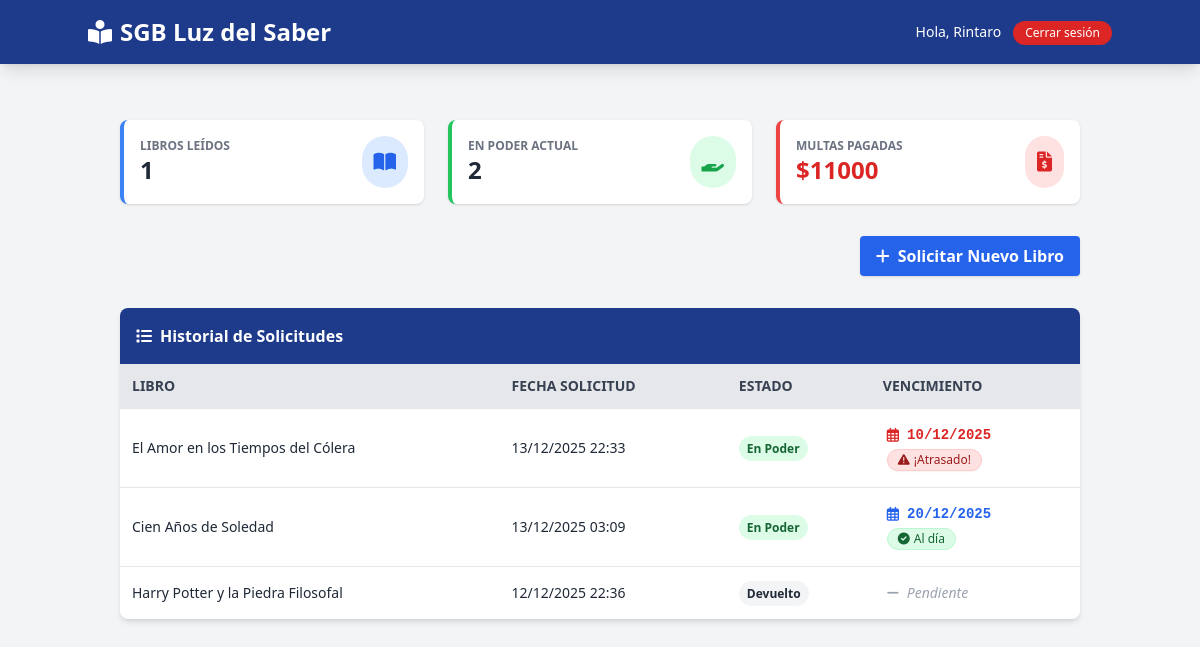
The page /usuario/ (signed in) on the database its author committed.
### prestamos/models.py (models this page shows, shortened)
class SolicitudPrestamo(models.Model):
    ESTADOS = [
        ("pendiente", "Pendiente"),
        ("aprobado", "Aprobado"),
        ("rechazado", "Rechazado"),
        ("finalizado", "Finalizado"),
    ]
    socio = models.ForeignKey(Socio, on_delete=models.CASCADE, related_name="solicitudes")
    libro = models.ForeignKey(Libro, on_delete=models.CASCADE, null=True, blank=True)
    fecha_solicitud = models.DateTimeField(auto_now_add=True)
    estado = models.CharField(max_length=20, choices=ESTADOS, default="pendiente")

class Libro(models.Model):
    titulo = models.CharField(max_length=200)
    autor = models.ForeignKey(Autor, on_delete=models.CASCADE)
    categoria = models.CharField(max_length=100)
    estado = models.CharField(max_length=20, default="disponible") # disponible, prestado

class Prestamo(models.Model):
    solicitud = models.OneToOneField(SolicitudPrestamo, on_delete=models.CASCADE)
    fecha_prestamo = models.DateTimeField(auto_now_add=True)
    fecha_devolucion_esperada = models.DateTimeField()
    fecha_devolucion_real = models.DateTimeField(null=True, blank=True)
    monto_multa = models.IntegerField(default=0)
    dias_atraso = models.IntegerField(default=0)

### prestamos/views.py (the view)
# urls.py: path('usuario/', views.panel_usuario, name='panel_usuario'),
@login_required
def panel_usuario(request):
    socio = request.user.socio
    ahora = timezone.now()
    mis_solicitudes = SolicitudPrestamo.objects.filter(socio=socio).order_by('-fecha_solicitud')
    prestamos_activos = Prestamo.objects.filter(solicitud__socio=socio, fecha_devolucion_real__isnull=True)
    libros_disponibles = Libro.objects.filter(estado='disponible')
    total_pedidos = SolicitudPrestamo.objects.filter(socio=socio, estado='finalizado').count()
    en_poder = prestamos_activos.count()
    total_multas = Prestamo.objects.filter(solicitud__socio=socio).aggregate(Sum('monto_multa'))['monto_multa__sum'] or 0
    return render(request, 'panel_usuario.html', {
        'solicitudes': mis_solicitudes,
        'prestamos': prestamos_activos,
        'libros': libros_disponibles,
        'hoy': ahora,
        'stats': {
            'total_pedidos': total_pedidos,
            'en_poder': en_poder,
            'total_multas': total_multas
        }
    })

### prestamos/templates/panel_usuario.html (shortened to what this page needs)
<!DOCTYPE html>
<html lang="es">
<head>
    <script src="https://cdn.tailwindcss.com"></script>
    <link href="https://cdnjs.cloudflare.com/ajax/libs/font-awesome/6.0.0/css/all.min.css" rel="stylesheet">
</head>
<body class="bg-gray-100 text-gray-800 min-h-screen">
    <nav class="bg-blue-900 text-white p-4 shadow-lg sticky top-0 z-50">
        <div class="container mx-auto flex justify-between items-center">
            <h1 class="text-xl md:text-2xl font-bold">
                <i class="fas fa-book-reader mr-2"></i>SGB Luz del Saber
            </h1>
            <div class="flex items-center gap-3">
                <span class="text-sm hidden sm:block">Hola, {{ user.first_name }}</span>
                <form action="{% url 'logout' %}" method="post">
                    <button type="submit" class="bg-red-600 hover:bg-red-700 text-white text-xs px-3 py-1 rounded-full transition">
                        Cerrar sesión
                    </button>
                </form>
            </div>
        </div>
    </nav>
    <div class="container mx-auto p-4 md:p-8">
        <div class="grid grid-cols-1 md:grid-cols-3 gap-6 mb-8 mt-6">
            <div class="bg-white rounded-lg shadow p-4 border-l-4 border-blue-500 flex items-center justify-between">
                <div>
                    <p class="text-gray-500 text-xs uppercase font-bold">Libros Leídos</p>
                    <p class="text-2xl font-bold text-gray-800">{{ stats.total_pedidos }}</p>
                </div>
                <div class="bg-blue-100 text-blue-600 p-3 rounded-full">
                    <i class="fas fa-book-open text-xl"></i>
                </div>
            </div>
            <div class="bg-white rounded-lg shadow p-4 border-l-4 border-green-500 flex items-center justify-between">
                <div>
                    <p class="text-gray-500 text-xs uppercase font-bold">En Poder Actual</p>
                    <p class="text-2xl font-bold text-gray-800">{{ stats.en_poder }}</p>
                </div>
                <div class="bg-green-100 text-green-600 p-3 rounded-full">
                    <i class="fas fa-hand-holding text-xl"></i>
                </div>
            </div>
            <div class="bg-white rounded-lg shadow p-4 border-l-4 border-red-500 flex items-center justify-between">
                <div>
                    <p class="text-gray-500 text-xs uppercase font-bold">Multas Pagadas</p>
                    <p class="text-2xl font-bold text-red-600">${{ stats.total_multas }}</p>
                </div>
                <div class="bg-red-100 text-red-600 p-3 rounded-full">
                    <i class="fas fa-file-invoice-dollar text-xl"></i>
                </div>
            </div>
        </div>
        <div class="mb-8 text-right">
            <a href="{% url 'crear_solicitud' %}" class="bg-blue-600 hover:bg-blue-700 text-white font-bold py-2 px-4 rounded shadow transition inline-flex items-center">
                <i class="fas fa-plus mr-2"></i> Solicitar Nuevo Libro
            </a>
        </div>
        <div class="bg-white rounded-lg shadow-md overflow-hidden">
            <div class="bg-blue-900 text-white p-4">
                <h3 class="font-bold"><i class="fas fa-list mr-2"></i>Historial de Solicitudes</h3>
            </div>
            <div class="overflow-x-auto">
                <table class="w-full text-left border-collapse">
                    <thead>
                        <tr class="bg-gray-200 text-gray-700 text-sm uppercase">
                            <th class="p-3 border-b">Libro</th>
                            <th class="p-3 border-b">Fecha Solicitud</th>
                            <th class="p-3 border-b">Estado</th>
                            <th class="p-3 border-b">Vencimiento</th>
                        </tr>
                    </thead>
                    <tbody class="text-sm">
                        {% for sol in solicitudes %}
                        <tr class="hover:bg-gray-50 border-b last:border-0">
                            <td class="p-3 font-medium">{{ sol.libro.titulo }}</td>
                            <td class="p-3">{{ sol.fecha_solicitud|date:"d/m/Y H:i" }}</td>
                            <td class="p-3">
                                {% if sol.estado == 'pendiente' %}
                                    <span class="bg-yellow-100 text-yellow-800 py-1 px-2 rounded-full text-xs font-bold">Pendiente</span>
                                {% elif sol.estado == 'aprobado' %}
                                    <span class="bg-green-100 text-green-800 py-1 px-2 rounded-full text-xs font-bold">En Poder</span>
                                {% elif sol.estado == 'rechazado' %}
                                    <span class="bg-red-100 text-red-800 py-1 px-2 rounded-full text-xs font-bold">Rechazado</span>
                                {% elif sol.estado == 'finalizado' %}
                                    <span class="bg-gray-100 text-gray-800 py-1 px-2 rounded-full text-xs font-bold">Devuelto</span>
                                {% endif %}
                            </td>
                            <td class="p-4 align-middle">
                                {% if sol.estado == 'aprobado' %}
                                    {% for prestamo in prestamos %}
                                        {% if prestamo.solicitud.id == sol.id %}
                                            <div class="flex flex-col items-start gap-1">
                                                <div class="font-mono font-bold text-sm flex items-center
                                                    {% if prestamo.fecha_devolucion_esperada < hoy %} text-red-600 {% else %} text-blue-600 {% endif %}">
                                                    <i class="far fa-calendar-alt mr-2"></i>
                                                    {{ prestamo.fecha_devolucion_esperada|date:"d/m/Y" }}
                                                </div>
                                                {% if prestamo.fecha_devolucion_esperada < hoy %}
                                                    <span class="inline-flex items-center px-2.5 py-0.5 rounded-full text-xs font-medium bg-red-100 text-red-800 border border-red-200 shadow-sm animate-pulse">
                                                        <i class="fas fa-exclamation-triangle mr-1"></i> ¡Atrasado!
                                                    </span>
                                                {% else %}
                                                    <span class="inline-flex items-center px-2.5 py-0.5 rounded-full text-xs font-medium bg-green-100 text-green-800 border border-green-200">
                                                        <i class="fas fa-check-circle mr-1"></i> Al día
                                                    </span>
                                                {% endif %}
                                            </div>
                                        {% endif %}
                                    {% endfor %}
                                {% else %}
                                    <span class="text-gray-400 text-sm italic">
                                        <i class="fas fa-minus mr-1"></i> Pendiente
                                    </span>
                                {% endif %}
                            </td>
                        </tr>
                        {% empty %}
                        <tr>
                            <td colspan="4" class="p-6 text-center text-gray-500">
                                No tienes solicitudes registradas aún.
                            </td>
                        </tr>
                        {% endfor %}
                    </tbody>
                </table>
            </div>
        </div>
    </div>
</body>
</html>

### rows shown on the page
SolicitudPrestamo: libro.titulo "El Amor en los Tiempos del Cólera", fecha_solicitud "13/12/2025 22:33", estado "En Poder"
Prestamo: fecha_devolucion_esperada "10/12/2025", shows "¡Atrasado!"
SolicitudPrestamo: libro.titulo "Cien Años de Soledad", fecha_solicitud "13/12/2025 03:09", estado "En Poder"
Prestamo: fecha_devolucion_esperada "20/12/2025", shows "Al día"
SolicitudPrestamo: libro.titulo "Harry Potter y la Piedra Filosofal", fecha_solicitud "12/12/2025 22:36", estado "Devuelto"

### other values the page prints
{{ user.first_name }} "Rintaro"
{{ stats.total_pedidos }} "1"
{{ stats.en_poder }} "2"
{{ stats.total_multas }} "11000"
